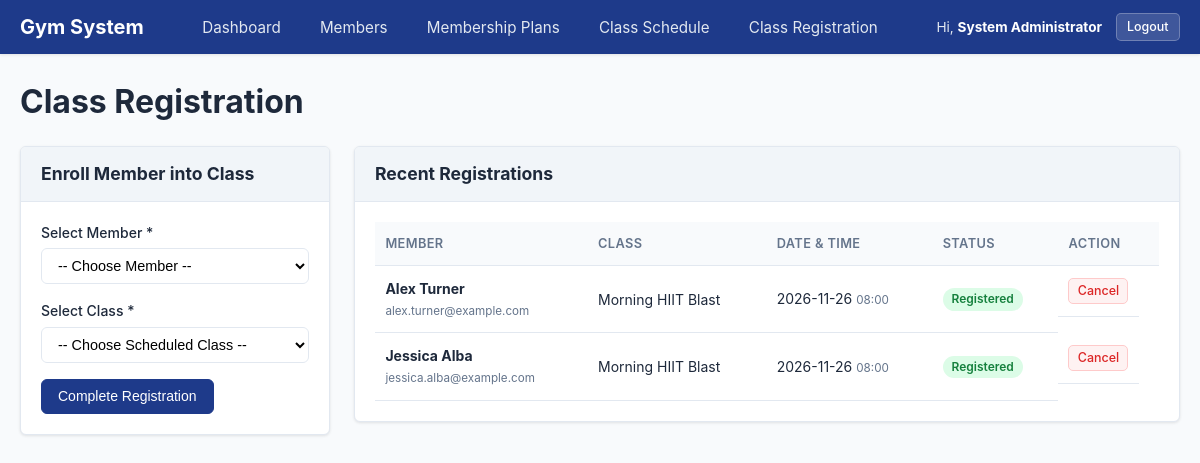
/pages/registration_form.php (signed in), run on the app's committed database.
### tables this page shows
CREATE TABLE IF NOT EXISTS `registrations` (
    `id` INT AUTO_INCREMENT PRIMARY KEY,
    `member_id` INT NOT NULL,
    `class_id` INT NOT NULL,
    `registered_at` TIMESTAMP DEFAULT CURRENT_TIMESTAMP,
    `attendance_status` VARCHAR(20) NOT NULL DEFAULT 'Registered',
    `created_at` TIMESTAMP DEFAULT CURRENT_TIMESTAMP,
    UNIQUE KEY `uq_member_class` (`member_id`, `class_id`),
    CONSTRAINT `fk_registrations_member` FOREIGN KEY (`member_id`) REFERENCES `members` (`id`) ON DELETE CASCADE,
    CONSTRAINT `fk_registrations_class` FOREIGN KEY (`class_id`) REFERENCES `classes` (`id`) ON DELETE CASCADE
);

CREATE TABLE IF NOT EXISTS `members` (
    `id` INT AUTO_INCREMENT PRIMARY KEY,
    `first_name` VARCHAR(50) NOT NULL,
    `last_name` VARCHAR(50) NOT NULL,
    `email` VARCHAR(100) NOT NULL UNIQUE,
    `phone` VARCHAR(20) NOT NULL,
    `date_of_birth` DATE NOT NULL,
    `status_id` INT NOT NULL,
    `joined_on` DATE NOT NULL,
    `created_at` TIMESTAMP DEFAULT CURRENT_TIMESTAMP,
    CONSTRAINT `fk_members_status` FOREIGN KEY (`status_id`) REFERENCES `member_statuses` (`id`) ON UPDATE CASCADE ON DELETE RESTRICT
);

CREATE TABLE IF NOT EXISTS `classes` (
    `id` INT AUTO_INCREMENT PRIMARY KEY,
    `class_name` VARCHAR(100) NOT NULL,
    `instructor_id` INT NOT NULL,
    `class_date` DATE NOT NULL,
    `start_time` TIME NOT NULL,
    `capacity` INT NOT NULL,
    `room` VARCHAR(50) NOT NULL,
    `created_at` TIMESTAMP DEFAULT CURRENT_TIMESTAMP,
    CONSTRAINT `fk_classes_instructor` FOREIGN KEY (`instructor_id`) REFERENCES `instructors` (`id`) ON DELETE RESTRICT
);

### includes/functions.php (called while the page is built, shortened)
<?php
function escape($value) {
    return htmlspecialchars((string)$value, ENT_QUOTES, 'UTF-8');
}

### models/registration.php (called while the page is built, shortened)
<?php
class Registration {
    private $db_connection;
    public function __construct($db_connection) {
        $this->db_connection = $db_connection;
    }
    public function getAll() {
        $sql_query = "
            SELECT r.*,
                   m.first_name, m.last_name, m.email AS member_email,
                   c.class_name, c.class_date, c.start_time, c.room,
                   i.full_name AS instructor_name
            FROM registrations r
            JOIN members m ON r.member_id = m.id
            JOIN classes c ON r.class_id = c.id
            JOIN instructors i ON c.instructor_id = i.id
            ORDER BY r.registered_at DESC
        ";
        $statement = $this->db_connection->prepare($sql_query);
        $statement->execute();
        return $statement->fetchAll();
    }
}

### pages/registration_form.php (the view, shortened to what this page needs)
<?php
require_once __DIR__ . '/../includes/header.php';
require_once __DIR__ . '/../models/registration.php';
$pdo_connection = getDbConnection();
$registration_model = new Registration($pdo_connection);
$recent_registrations = $registration_model->getAll();
?>
<div class="page-title-row">
    <h1>Class Registration</h1>
</div>
<div class="row">
    <div class="col-form">
        <div class="card">
            <div class="card-header">
                <h2>Enroll Member into Class</h2>
            </div>
            <div class="card-body">
                <form method="POST" action="<?php echo escape(BASE_URL); ?>/pages/registration_form.php" class="validated-form">
                    <div class="form-group">
                        <label for="member_id">Select Member *</label>
                        <select id="member_id" name="member_id" required class="form-control">
                            <option value="">-- Choose Member --</option>
                        </select>
                    </div>
                    <div class="form-group">
                        <label for="class_id">Select Class *</label>
                        <select id="class_id" name="class_id" required class="form-control">
                            <option value="">-- Choose Scheduled Class --</option>
                        </select>
                    </div>
                    <button type="submit" class="btn btn-primary">Complete Registration</button>
                </form>
            </div>
        </div>
    </div>
    <div class="col-table">
        <div class="card">
            <div class="card-header">
                <h2>Recent Registrations</h2>
            </div>
            <div class="card-body">
                <?php if (empty($recent_registrations)): ?>
                    <p class="text-muted">No class registrations found.</p>
                <?php else: ?>
                    <div class="table-responsive">
                        <table class="data-table">
                            <thead>
                                <tr>
                                    <th>Member</th>
                                    <th>Class</th>
                                    <th>Date &amp; Time</th>
                                    <th>Status</th>
                                    <th>Action</th>
                                </tr>
                            </thead>
                            <tbody>
                                <?php foreach ($recent_registrations as $reg_row): ?>
                                    <tr>
                                        <td>
                                            <strong><?php echo escape($reg_row['first_name'] . ' ' . $reg_row['last_name']); ?></strong><br>
                                            <small class="text-muted"><?php echo escape($reg_row['member_email']); ?></small>
                                        </td>
                                        <td><?php echo escape($reg_row['class_name']); ?></td>
                                        <td>
                                            <?php echo escape($reg_row['class_date']); ?>
                                            <small class="text-muted"><?php echo escape(substr($reg_row['start_time'], 0, 5)); ?></small>
                                        </td>
                                        <td>
                                            <span class="badge badge-success"><?php echo escape($reg_row['attendance_status']); ?></span>
                                        </td>
                                        <td class="table-actions">
                                            <a href="<?php echo escape(BASE_URL); ?>/pages/registration_form.php?action=cancel&amp;id=<?php echo escape($reg_row['id']); ?>"
                                               class="btn btn-sm btn-danger delete-btn" data-confirm="Are you sure you want to cancel this registration?">Cancel</a>
                                        </td>
                                    </tr>
                                <?php endforeach; ?>
                            </tbody>
                        </table>
                    </div>
                <?php endif; ?>
            </div>
        </div>
    </div>
</div>
<?php require_once __DIR__ . '/../includes/footer.php'; ?>

### assets/css/style.css (style rules this page uses)
:root { --primary-color: #1e3a8a; --primary-hover: #172554; --secondary-color: #64748b; --secondary-hover: #475569; --success-color: #15803d; --danger-color: #b91c1c; --warning-color: #b45309; --bg-color: #f8fafc; --card-bg: #ffffff; --text-color: #1e293b; --text-muted: #64748b; --border-color: #e2e8f0; --radius: 6px; --shadow: 0 1px 3px rgba(0, 0, 0, 0.1); }
* { box-sizing: border-box; margin: 0; padding: 0; }
body { font-family: -apple-system, BlinkMacSystemFont, "Segoe UI", Roboto, Helvetica, Arial, sans-serif; background-color: var(--bg-color); color: var(--text-color); line-height: 1.5; display: flex; flex-direction: column; min-height: 100vh; }
.page-title-row { margin-bottom: 1.25rem; }
.row { display: flex; flex-wrap: wrap; gap: 1.5rem; }
.col-form { flex: 0 0 310px; max-width: 310px; }
.col-table { flex: 1 1 0; min-width: 0; }
.card { background-color: var(--card-bg); border: 1px solid var(--border-color); border-radius: var(--radius); box-shadow: var(--shadow); margin-bottom: 1.5rem; overflow: hidden; }
.card-header { background-color: #f1f5f9; padding: 0.85rem 1.25rem; border-bottom: 1px solid var(--border-color); display: flex; justify-content: space-between; align-items: center; }
.card-header h2 { font-size: 1.1rem; margin: 0; }
.card-body { padding: 1.25rem; }
.table-responsive { width: 100%; overflow-x: auto; -webkit-overflow-scrolling: touch; }
.data-table { width: 100%; border-collapse: collapse; font-size: 0.875rem; }
.data-table th, .data-table td { padding: 0.75rem 0.65rem; border-bottom: 1px solid var(--border-color); text-align: left; vertical-align: middle; }
.data-table th { background-color: #f8fafc; color: var(--text-muted); font-weight: 600; font-size: 0.8rem; text-transform: uppercase; letter-spacing: 0.03em; }
.table-actions { display: inline-flex; align-items: center; gap: 0.3rem; white-space: nowrap; }
.table-actions .btn { padding: 0.28rem 0.52rem; font-size: 0.78rem; }
.form-group { margin-bottom: 1rem; }
.form-group label { display: block; margin-bottom: 0.35rem; font-size: 0.875rem; font-weight: 500; }
.form-control { width: 100%; padding: 0.5rem 0.75rem; font-size: 0.9rem; border: 1px solid var(--border-color); border-radius: var(--radius); outline: none; background-color: #ffffff; }
.btn { display: inline-flex; align-items: center; justify-content: center; padding: 0.5rem 1rem; font-size: 0.875rem; font-weight: 500; line-height: 1.25; text-align: center; text-decoration: none; border: 1px solid transparent; border-radius: var(--radius); cursor: pointer; white-space: nowrap; transition: all 0.15s ease-in-out; }
.btn-primary { background-color: var(--primary-color); color: #ffffff; border-color: var(--primary-color); }
.btn-danger { background-color: var(--danger-color); color: #ffffff; border-color: var(--danger-color); }
.btn-sm { padding: 0.35rem 0.65rem; font-size: 0.78rem; font-weight: 500; border-radius: 5px; white-space: nowrap; }
.table-actions .btn-danger, .btn-sm.btn-danger { background-color: #fef2f2; color: #dc2626; border: 1px solid #fecaca; }
.badge { display: inline-block; padding: 0.25rem 0.55rem; border-radius: 9999px; font-size: 0.75rem; font-weight: 600; line-height: 1.2; white-space: nowrap; }
.badge-success { background-color: #dcfce7; color: var(--success-color); }
.text-muted { color: var(--text-muted); }

### data on the page
registrations: member.last_name "Alex Turner", member.email "alex.turner@example.com", class.class_name "Morning HIIT Blast", class.class_date "2026-11-26", class.start_time "08:00", attendance_status "Registered"
registrations: member.last_name "Jessica Alba", member.email "jessica.alba@example.com", class.class_name "Morning HIIT Blast", class.class_date "2026-11-26", class.start_time "08:00", attendance_status "Registered"

### other printed values
$current_user['name'] "System Administrator"
